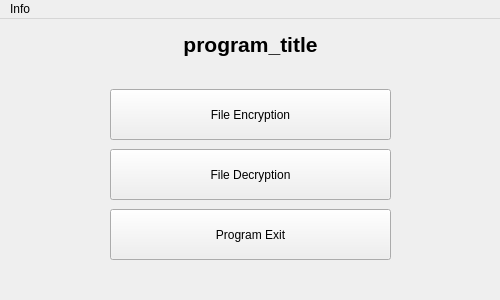
<?xml version="1.0" encoding="UTF-8"?>
<ui version="4.0">
 <class>MainMenuWIndow</class>
 <widget class="QMainWindow" name="MainMenuWIndow">
  <property name="geometry">
   <rect>
    <x>0</x>
    <y>0</y>
    <width>500</width>
    <height>300</height>
   </rect>
  </property>
  <property name="sizePolicy">
   <sizepolicy hsizetype="Fixed" vsizetype="Fixed">
    <horstretch>0</horstretch>
    <verstretch>0</verstretch>
   </sizepolicy>
  </property>
  <property name="font">
   <font>
    <kerning>true</kerning>
   </font>
  </property>
  <property name="cursor">
   <cursorShape>ArrowCursor</cursorShape>
  </property>
  <property name="mouseTracking">
   <bool>false</bool>
  </property>
  <property name="acceptDrops">
   <bool>false</bool>
  </property>
  <property name="windowTitle">
   <string>program_title</string>
  </property>
  <property name="windowIcon">
   <iconset>
    <normaloff>./icon/icon.png</normaloff>./icon/icon.png</iconset>
  </property>
  <widget class="QWidget" name="centralwidget">
   <property name="sizePolicy">
    <sizepolicy hsizetype="Fixed" vsizetype="Fixed">
     <horstretch>0</horstretch>
     <verstretch>0</verstretch>
    </sizepolicy>
   </property>
   <widget class="QPushButton" name="menu1_btn">
    <property name="geometry">
     <rect>
      <x>110</x>
      <y>70</y>
      <width>281</width>
      <height>51</height>
     </rect>
    </property>
    <property name="cursor">
     <cursorShape>PointingHandCursor</cursorShape>
    </property>
    <property name="text">
     <string>File Encryption</string>
    </property>
   </widget>
   <widget class="QLabel" name="title_label">
    <property name="geometry">
     <rect>
      <x>10</x>
      <y>0</y>
      <width>481</width>
      <height>51</height>
     </rect>
    </property>
    <property name="font">
     <font>
      <pointsize>16</pointsize>
      <weight>75</weight>
      <bold>true</bold>
      <kerning>true</kerning>
     </font>
    </property>
    <property name="cursor">
     <cursorShape>ArrowCursor</cursorShape>
    </property>
    <property name="mouseTracking">
     <bool>false</bool>
    </property>
    <property name="text">
     <string>program_title</string>
    </property>
    <property name="textFormat">
     <enum>Qt::AutoText</enum>
    </property>
    <property name="alignment">
     <set>Qt::AlignCenter</set>
    </property>
    <property name="margin">
     <number>10</number>
    </property>
   </widget>
   <widget class="QPushButton" name="menu2_btn">
    <property name="geometry">
     <rect>
      <x>110</x>
      <y>130</y>
      <width>281</width>
      <height>51</height>
     </rect>
    </property>
    <property name="cursor">
     <cursorShape>PointingHandCursor</cursorShape>
    </property>
    <property name="text">
     <string>File Decryption</string>
    </property>
   </widget>
   <widget class="QPushButton" name="menu3_btn">
    <property name="geometry">
     <rect>
      <x>110</x>
      <y>190</y>
      <width>281</width>
      <height>51</height>
     </rect>
    </property>
    <property name="cursor">
     <cursorShape>PointingHandCursor</cursorShape>
    </property>
    <property name="text">
     <string>Program Exit</string>
    </property>
   </widget>
  </widget>
  <widget class="QMenuBar" name="menubar">
   <property name="enabled">
    <bool>true</bool>
   </property>
   <property name="geometry">
    <rect>
     <x>0</x>
     <y>0</y>
     <width>500</width>
     <height>21</height>
    </rect>
   </property>
   <widget class="QMenu" name="menuInfo">
    <property name="title">
     <string>Info</string>
    </property>
    <addaction name="action_github"/>
   </widget>
   <addaction name="menuInfo"/>
  </widget>
  <action name="action_github">
   <property name="checkable">
    <bool>false</bool>
   </property>
   <property name="enabled">
    <bool>true</bool>
   </property>
   <property name="icon">
    <iconset>
     <normaloff>./icon/github.png</normaloff>./icon/github.png</iconset>
   </property>
   <property name="text">
    <string>github</string>
   </property>
   <property name="font">
    <font>
     <weight>75</weight>
     <bold>true</bold>
    </font>
   </property>
  </action>
 </widget>
 <resources/>
 <connections/>
</ui>
